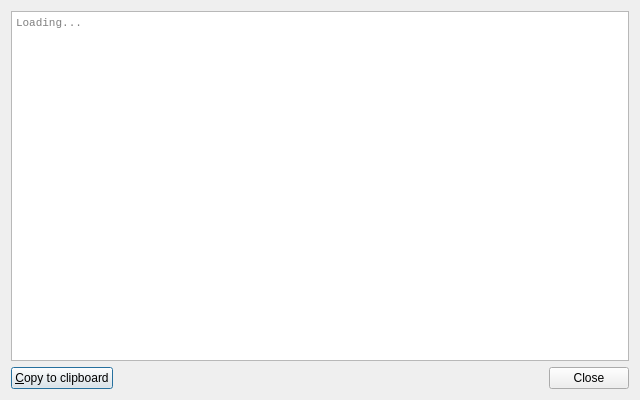
<?xml version="1.0" encoding="UTF-8"?>
<ui version="4.0">
 <class>FilmInfoWindow</class>
 <widget class="QDialog" name="FilmInfoWindow">
  <property name="windowModality">
   <enum>Qt::WindowModal</enum>
  </property>
  <property name="geometry">
   <rect>
    <x>0</x>
    <y>0</y>
    <width>640</width>
    <height>400</height>
   </rect>
  </property>
  <property name="minimumSize">
   <size>
    <width>400</width>
    <height>300</height>
   </size>
  </property>
  <property name="windowTitle">
   <string>Technical information</string>
  </property>
  <property name="windowIcon">
   <iconset resource="icons.qrc">
    <normaloff>:/window/about</normaloff>:/window/about</iconset>
  </property>
  <property name="modal">
   <bool>true</bool>
  </property>
  <layout class="QVBoxLayout" name="verticalLayout">
   <item>
    <widget class="QPlainTextEdit" name="eTechInfo">
     <property name="font">
      <font>
       <family>Monospace</family>
       <pointsize>8</pointsize>
       <italic>false</italic>
      </font>
     </property>
     <property name="lineWrapMode">
      <enum>QPlainTextEdit::NoWrap</enum>
     </property>
     <property name="readOnly">
      <bool>true</bool>
     </property>
     <property name="placeholderText">
      <string>Loading...</string>
     </property>
    </widget>
   </item>
   <item>
    <layout class="QHBoxLayout" name="hl1">
     <item>
      <widget class="QPushButton" name="bCopyToClipboard">
       <property name="text">
        <string>&amp;Copy to clipboard</string>
       </property>
      </widget>
     </item>
     <item>
      <spacer name="hs1">
       <property name="orientation">
        <enum>Qt::Horizontal</enum>
       </property>
       <property name="sizeHint" stdset="0">
        <size>
         <width>40</width>
         <height>20</height>
        </size>
       </property>
      </spacer>
     </item>
     <item>
      <widget class="QDialogButtonBox" name="buttonBox">
       <property name="standardButtons">
        <set>QDialogButtonBox::Close</set>
       </property>
      </widget>
     </item>
    </layout>
   </item>
  </layout>
 </widget>
 <resources>
  <include location="icons.qrc"/>
 </resources>
 <connections>
  <connection>
   <sender>buttonBox</sender>
   <signal>rejected()</signal>
   <receiver>FilmInfoWindow</receiver>
   <slot>reject()</slot>
   <hints>
    <hint type="sourcelabel">
     <x>245</x>
     <y>394</y>
    </hint>
    <hint type="destinationlabel">
     <x>245</x>
     <y>208</y>
    </hint>
   </hints>
  </connection>
  <connection>
   <sender>bCopyToClipboard</sender>
   <signal>clicked()</signal>
   <receiver>eTechInfo</receiver>
   <slot>selectAll()</slot>
   <hints>
    <hint type="sourcelabel">
     <x>73</x>
     <y>376</y>
    </hint>
    <hint type="destinationlabel">
     <x>319</x>
     <y>182</y>
    </hint>
   </hints>
  </connection>
  <connection>
   <sender>bCopyToClipboard</sender>
   <signal>clicked()</signal>
   <receiver>eTechInfo</receiver>
   <slot>copy()</slot>
   <hints>
    <hint type="sourcelabel">
     <x>73</x>
     <y>376</y>
    </hint>
    <hint type="destinationlabel">
     <x>319</x>
     <y>182</y>
    </hint>
   </hints>
  </connection>
 </connections>
</ui>
